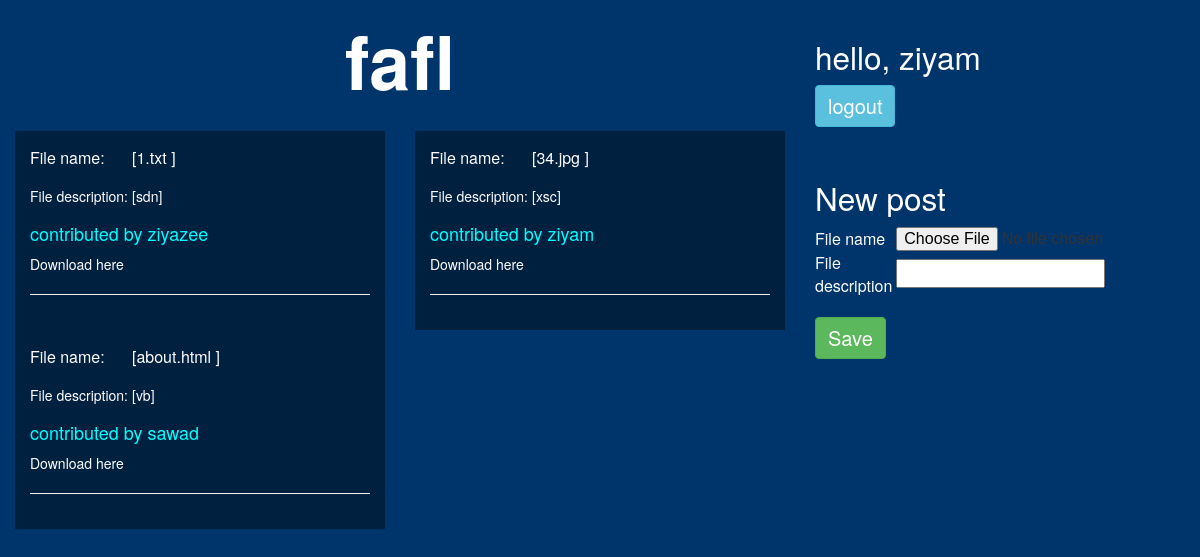
The app's page /files/fafl/ (signed in), older data.
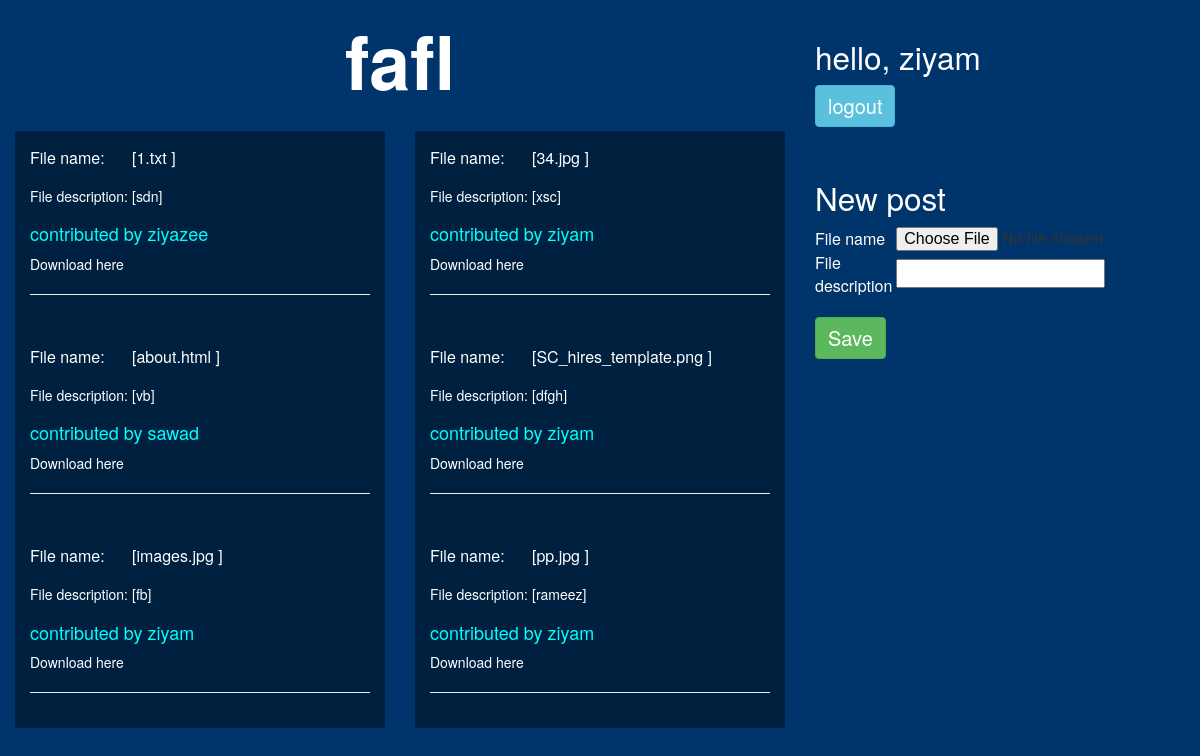
The same page, newer data.
### letsdoit/models.py (models this page shows, shortened)
class filest(models.Model):
    fname=models.FileField(blank=True)
    fdescription=models.CharField(max_length=50,blank=True)
    usn=models.CharField(max_length=50)
    categorie = models.ForeignKey(clasyear,to_field='name',
    on_delete=models.CASCADE,
    )

### letsdoit/views.py (the view)
# urls.py: url(r'^files/(?P<categorie>[\f\w-]+)/$',views.files,name='files'),
def files(request,categorie):
    print(categorie)
    usn = None
    if request.user.is_authenticated:
        usn = request.user.username
    file=filest.objects.filter(categorie=categorie)
    if request.method == 'POST':
        form = PostForm(request.POST,request.FILES)
        if form.is_valid():
            form.save()
            return HttpResponseRedirect(request.path_info)
    else:
        form = PostForm( initial = {'categorie'  :categorie,'usn':usn})
    if request.user.is_authenticated:
        return render(request,'files.html',{'file':file,'form':form})
    else:
        return redirect("/")

### letsdoit/forms.py
class PostForm(forms.ModelForm):
    class Meta:
        fdescription = forms.CharField( widget=forms.Textarea() )
        model = filest
        fields = ('fname','fdescription','usn' ,'categorie')
        widgets = {'categorie': forms.HiddenInput(),'usn': forms.HiddenInput()}

### letsdoit/templates/files.html (shortened to what this page needs)
<html>
<head><link rel="stylesheet" href="https://maxcdn.bootstrapcdn.com/bootstrap/3.3.7/css/bootstrap.min.css">
</head>
<body style="background:#00356B">
    <div class="container-fluid">
    <div class="row">
    <div class="col-sm-8">
    <center><h1>{{request.resolver_match.kwargs.categorie}}</h1></center>
    <br> <div class="row">
    {% for sub in file %}
        <div class="col-sm-6">
        <div class="panel-body" style="background: rgba(0, 0, 0, 0.4);">
        <table>
            <tr><div style="background-color: aqua">
                <td><p><span style="color:white">File name:</span></p></td>
                <td><p><span style="color:white">[{{ sub.fname }} ]</span> </p></td></div>
        </tr>
       <tr><td><h5><span style="color:white"> File description:</span></h5>
           </td><td><h5><span style="color:white">[{{sub.fdescription }}]</span></h5>
      </td></tr></table>  <h4><span style="color:aqua">contributed by {{ sub.usn }}</span></h4>
        <a href="{{ sub.fname.url }}"style="color:white;" download>Download here</a>
        <hr>
        </div></div>
    {% endfor %}
</div>
    </div>
    <div class="col-sm-4">
    <br><h3>hello, {{ user.get_username }}</h3>
    <form action="accounts/logout/"method="post">
       <button type="submit"class="btn btn-info"><span style="font-size: 20px;">logout</span></button>
    </form>
<br>
    <h2>New post</h2>
    <div style="">
    <form method="POST" class="post-form"enctype="multipart/form-data">
        <table>
                <tr>
      <td>  <span style="color:white">File name</span></td><td>
{{ form.fname }}</td></tr>
<tr><td>
<span style="color:white">File description</span></td><td>
{{ form.fdescription }}
</td></tr></table>
        <br>
        <button type="submit" class="btn btn-success"><span style="font-size: 20px;">Save</span></button>
    </form>
    </div>
    </div>
    </div>
    </div>
    </body>
    </html>

Row changes from the older to the newer data that the page shows:
added filest: fname "SC_hires_template.png", fdescription "dfgh", usn "ziyam"
added filest: fname "images.jpg", fdescription "fb", usn "ziyam"
added filest: fname "pp.jpg", fdescription "rameez", usn "ziyam"
